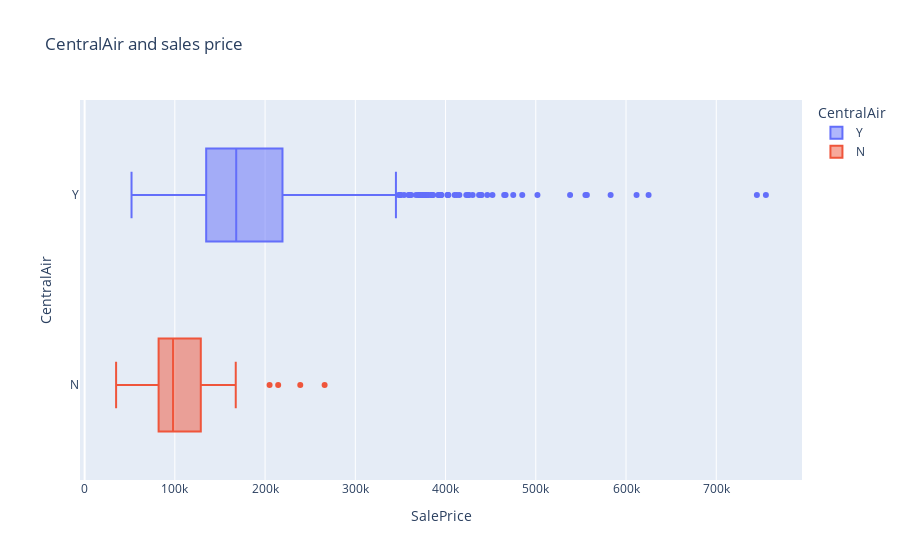

This figure's notebook cell:
### Code cell
# CentralAir and sales price with plotly
fig = px.box(df3, y="CentralAir", x="SalePrice", color =  "CentralAir" ,  title="CentralAir and sales price")
fig.show()

### Figure 1 — Plotly figure (JSON) as saved in the notebook; plotly's stock layout.template omitted (floating-point values rounded to 4 significant figures; data arrays with more than 128 entries replaced by an {"elided": "..."} marker saying what was removed)
{"data": [{"alignmentgroup": "True", "hovertemplate": "CentralAir=%{y}<br>SalePrice=%{x}<extra></extra>", "legendgroup": "Y", "marker": {"color": "#636efa"}, "name": "Y", "notched": false, "offsetgroup": "Y", "orientation": "h", "showlegend": true, "type": "box", "x": {"elided": "1365 int values"}, "x0": " ", "xaxis": "x", "y": {"elided": "1365 str values"}, "y0": " ", "yaxis": "y"}, {"alignmentgroup": "True", "hovertemplate": "CentralAir=%{y}<br>SalePrice=%{x}<extra></extra>", "legendgroup": "N", "marker": {"color": "#EF553B"}, "name": "N", "notched": false, "offsetgroup": "N", "orientation": "h", "showlegend": true, "type": "box", "x": [68500, 40000, 82000, 110000, 101000, 107400, 136500, 85000, 133900, 83000, 115000, 84500, 79000, 98000, 107000, 79000, 137000, 73000, 205000, 135900, 87000, 214500, 78000, 87500, 95000, 61000, 76000, 145000, 239000, 126000, 90350, 118000, 98000, 160000, 34900, 96500, 106250, 39300, 128000, 131500, 114504, 67000, 60000, 103600, 87000, 55000, 129000, 163000, 93500, 265979, 98000, 106000, 55993, 93000, 140000, 141000, 109500, 118500, 106500, 88000, 145000, 35311, 145000, 37900, 135000, 167500, 125000, 91000, 82000, 100000, 85000, 84000, 90000, 92900, 60000, 102000, 94000, 80000, 80500, 137900, 130000, 129500, 122000, 107500, 72500, 55000, 52500, 122000, 91000, 58500, 136000, 163000, 90000, 121000, 112000], "x0": " ", "xaxis": "x", "y": ["N", "N", "N", "N", "N", "N", "N", "N", "N", "N", "N", "N", "N", "N", "N", "N", "N", "N", "N", "N", "N", "N", "N", "N", "N", "N", "N", "N", "N", "N", "N", "N", "N", "N", "N", "N", "N", "N", "N", "N", "N", "N", "N", "N", "N", "N", "N", "N", "N", "N", "N", "N", "N", "N", "N", "N", "N", "N", "N", "N", "N", "N", "N", "N", "N", "N", "N", "N", "N", "N", "N", "N", "N", "N", "N", "N", "N", "N", "N", "N", "N", "N", "N", "N", "N", "N", "N", "N", "N", "N", "N", "N", "N", "N", "N"], "y0": " ", "yaxis": "y"}], "layout": {"boxmode": "overlay", "legend": {"title": {"text": "CentralAir"}, "tracegroupgap": 0}, "title": {"text": "CentralAir and sales price"}, "xaxis": {"anchor": "y", "domain": [0, 1], "title": {"text": "SalePrice"}}, "yaxis": {"anchor": "x", "categoryarray": ["N", "Y"], "categoryorder": "array", "domain": [0, 1], "title": {"text": "CentralAir"}}}}
